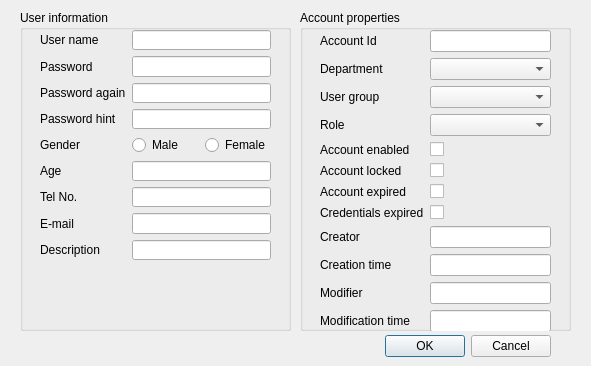
<?xml version="1.0" encoding="UTF-8"?>
<ui version="4.0">
 <class>AccountEditFormDialog</class>
 <widget class="QDialog" name="AccountEditFormDialog">
  <property name="geometry">
   <rect>
    <x>0</x>
    <y>0</y>
    <width>591</width>
    <height>366</height>
   </rect>
  </property>
  <property name="windowTitle">
   <string>Account Edit Form</string>
  </property>
  <widget class="QDialogButtonBox" name="buttonBox">
   <property name="geometry">
    <rect>
     <x>210</x>
     <y>330</y>
     <width>341</width>
     <height>32</height>
    </rect>
   </property>
   <property name="orientation">
    <enum>Qt::Horizontal</enum>
   </property>
   <property name="standardButtons">
    <set>QDialogButtonBox::Cancel|QDialogButtonBox::Ok</set>
   </property>
  </widget>
  <widget class="QGroupBox" name="groupBox_2">
   <property name="geometry">
    <rect>
     <x>300</x>
     <y>10</y>
     <width>271</width>
     <height>321</height>
    </rect>
   </property>
   <property name="title">
    <string>Account properties</string>
   </property>
   <widget class="QWidget" name="formLayoutWidget_2">
    <property name="geometry">
     <rect>
      <x>20</x>
      <y>20</y>
      <width>231</width>
      <height>310</height>
     </rect>
    </property>
    <layout class="QFormLayout" name="formLayout_2">
     <property name="fieldGrowthPolicy">
      <enum>QFormLayout::AllNonFixedFieldsGrow</enum>
     </property>
     <item row="1" column="0">
      <widget class="QLabel" name="accountIdLabel">
       <property name="text">
        <string>Account Id</string>
       </property>
      </widget>
     </item>
     <item row="1" column="1">
      <widget class="QLineEdit" name="accountIdLineEdit"/>
     </item>
     <item row="2" column="0">
      <widget class="QLabel" name="departmentLabel">
       <property name="text">
        <string>Department</string>
       </property>
      </widget>
     </item>
     <item row="2" column="1">
      <widget class="QComboBox" name="departmentComboBox"/>
     </item>
     <item row="3" column="0">
      <widget class="QLabel" name="userGroupLabel">
       <property name="text">
        <string>User group</string>
       </property>
      </widget>
     </item>
     <item row="3" column="1">
      <widget class="QComboBox" name="userGroupComboBox"/>
     </item>
     <item row="4" column="0">
      <widget class="QLabel" name="roleLabel">
       <property name="text">
        <string>Role</string>
       </property>
      </widget>
     </item>
     <item row="4" column="1">
      <widget class="QComboBox" name="roleComboBox"/>
     </item>
     <item row="5" column="0">
      <widget class="QLabel" name="accountEnabledLabel">
       <property name="text">
        <string>Account enabled</string>
       </property>
      </widget>
     </item>
     <item row="5" column="1">
      <widget class="QCheckBox" name="accountEnabledCheckBox"/>
     </item>
     <item row="6" column="0">
      <widget class="QLabel" name="accountLockedLabel_2">
       <property name="text">
        <string>Account locked</string>
       </property>
      </widget>
     </item>
     <item row="6" column="1">
      <widget class="QCheckBox" name="accountLockedCheckBox"/>
     </item>
     <item row="7" column="0">
      <widget class="QLabel" name="accountExpiredLabel">
       <property name="text">
        <string>Account expired</string>
       </property>
      </widget>
     </item>
     <item row="7" column="1">
      <widget class="QCheckBox" name="accountExpiredCheckBox"/>
     </item>
     <item row="8" column="0">
      <widget class="QLabel" name="credentialsExpiredLabel">
       <property name="text">
        <string>Credentials expired</string>
       </property>
      </widget>
     </item>
     <item row="8" column="1">
      <widget class="QCheckBox" name="credentialsExpiredCheckBox"/>
     </item>
     <item row="9" column="1">
      <widget class="QLineEdit" name="creatorLineEdit"/>
     </item>
     <item row="9" column="0">
      <widget class="QLabel" name="creatorLabel">
       <property name="text">
        <string>Creator</string>
       </property>
      </widget>
     </item>
     <item row="10" column="1">
      <widget class="QLineEdit" name="creationTimeLineEdit"/>
     </item>
     <item row="10" column="0">
      <widget class="QLabel" name="creationTimeLabel">
       <property name="text">
        <string>Creation time</string>
       </property>
      </widget>
     </item>
     <item row="11" column="1">
      <widget class="QLineEdit" name="modifierLineEdit"/>
     </item>
     <item row="11" column="0">
      <widget class="QLabel" name="label">
       <property name="text">
        <string>Modifier</string>
       </property>
      </widget>
     </item>
     <item row="12" column="1">
      <widget class="QLineEdit" name="modificationTimeLineEdit"/>
     </item>
     <item row="12" column="0">
      <widget class="QLabel" name="label_2">
       <property name="text">
        <string>Modification time</string>
       </property>
      </widget>
     </item>
    </layout>
   </widget>
  </widget>
  <widget class="QGroupBox" name="groupBox">
   <property name="geometry">
    <rect>
     <x>20</x>
     <y>10</y>
     <width>271</width>
     <height>321</height>
    </rect>
   </property>
   <property name="title">
    <string>User information</string>
   </property>
   <widget class="QWidget" name="formLayoutWidget">
    <property name="geometry">
     <rect>
      <x>20</x>
      <y>20</y>
      <width>231</width>
      <height>231</height>
     </rect>
    </property>
    <layout class="QFormLayout" name="formLayout">
     <item row="0" column="0">
      <widget class="QLabel" name="userNameLabel">
       <property name="text">
        <string>User name</string>
       </property>
      </widget>
     </item>
     <item row="0" column="1">
      <widget class="QLineEdit" name="userNameLineEdit"/>
     </item>
     <item row="4" column="0">
      <widget class="QLabel" name="genderLabel">
       <property name="text">
        <string>Gender</string>
       </property>
      </widget>
     </item>
     <item row="5" column="1">
      <widget class="QLineEdit" name="ageLineEdit"/>
     </item>
     <item row="6" column="0">
      <widget class="QLabel" name="telNoLabel">
       <property name="text">
        <string>Tel No.</string>
       </property>
      </widget>
     </item>
     <item row="6" column="1">
      <widget class="QLineEdit" name="telNoLineEdit"/>
     </item>
     <item row="7" column="0">
      <widget class="QLabel" name="emailLabel">
       <property name="text">
        <string>E-mail</string>
       </property>
      </widget>
     </item>
     <item row="7" column="1">
      <widget class="QLineEdit" name="emailLineEdit"/>
     </item>
     <item row="8" column="0">
      <widget class="QLabel" name="descriptionLabel">
       <property name="text">
        <string>Description</string>
       </property>
      </widget>
     </item>
     <item row="8" column="1">
      <widget class="QLineEdit" name="descriptionLineEdit"/>
     </item>
     <item row="1" column="0">
      <widget class="QLabel" name="passwordLabel">
       <property name="text">
        <string>Password</string>
       </property>
      </widget>
     </item>
     <item row="1" column="1">
      <widget class="QLineEdit" name="passwordLineEdit">
       <property name="enabled">
        <bool>true</bool>
       </property>
       <property name="echoMode">
        <enum>QLineEdit::Password</enum>
       </property>
      </widget>
     </item>
     <item row="2" column="0">
      <widget class="QLabel" name="passwordAgainLabel">
       <property name="text">
        <string>Password again</string>
       </property>
      </widget>
     </item>
     <item row="2" column="1">
      <widget class="QLineEdit" name="passwordAgainLineEdit">
       <property name="echoMode">
        <enum>QLineEdit::Password</enum>
       </property>
      </widget>
     </item>
     <item row="3" column="0">
      <widget class="QLabel" name="passwordHintLabel">
       <property name="text">
        <string>Password hint</string>
       </property>
      </widget>
     </item>
     <item row="3" column="1">
      <widget class="QLineEdit" name="passwordHintLineEdit"/>
     </item>
     <item row="5" column="0">
      <widget class="QLabel" name="ageLabel">
       <property name="text">
        <string>Age</string>
       </property>
      </widget>
     </item>
     <item row="4" column="1">
      <layout class="QHBoxLayout" name="horizontalLayout">
       <item>
        <widget class="QRadioButton" name="radioButton">
         <property name="text">
          <string>Male</string>
         </property>
        </widget>
       </item>
       <item>
        <widget class="QRadioButton" name="radioButton_2">
         <property name="text">
          <string>Female</string>
         </property>
        </widget>
       </item>
      </layout>
     </item>
    </layout>
   </widget>
  </widget>
 </widget>
 <tabstops>
  <tabstop>userNameLineEdit</tabstop>
  <tabstop>passwordLineEdit</tabstop>
  <tabstop>passwordAgainLineEdit</tabstop>
  <tabstop>passwordHintLineEdit</tabstop>
  <tabstop>radioButton</tabstop>
  <tabstop>radioButton_2</tabstop>
  <tabstop>ageLineEdit</tabstop>
  <tabstop>telNoLineEdit</tabstop>
  <tabstop>emailLineEdit</tabstop>
  <tabstop>descriptionLineEdit</tabstop>
  <tabstop>departmentComboBox</tabstop>
  <tabstop>userGroupComboBox</tabstop>
  <tabstop>roleComboBox</tabstop>
  <tabstop>accountEnabledCheckBox</tabstop>
  <tabstop>accountLockedCheckBox</tabstop>
  <tabstop>accountExpiredCheckBox</tabstop>
  <tabstop>credentialsExpiredCheckBox</tabstop>
 </tabstops>
 <resources/>
 <connections>
  <connection>
   <sender>buttonBox</sender>
   <signal>accepted()</signal>
   <receiver>AccountEditFormDialog</receiver>
   <slot>accept()</slot>
   <hints>
    <hint type="sourcelabel">
     <x>248</x>
     <y>254</y>
    </hint>
    <hint type="destinationlabel">
     <x>157</x>
     <y>274</y>
    </hint>
   </hints>
  </connection>
  <connection>
   <sender>buttonBox</sender>
   <signal>rejected()</signal>
   <receiver>AccountEditFormDialog</receiver>
   <slot>reject()</slot>
   <hints>
    <hint type="sourcelabel">
     <x>316</x>
     <y>260</y>
    </hint>
    <hint type="destinationlabel">
     <x>286</x>
     <y>274</y>
    </hint>
   </hints>
  </connection>
 </connections>
</ui>
